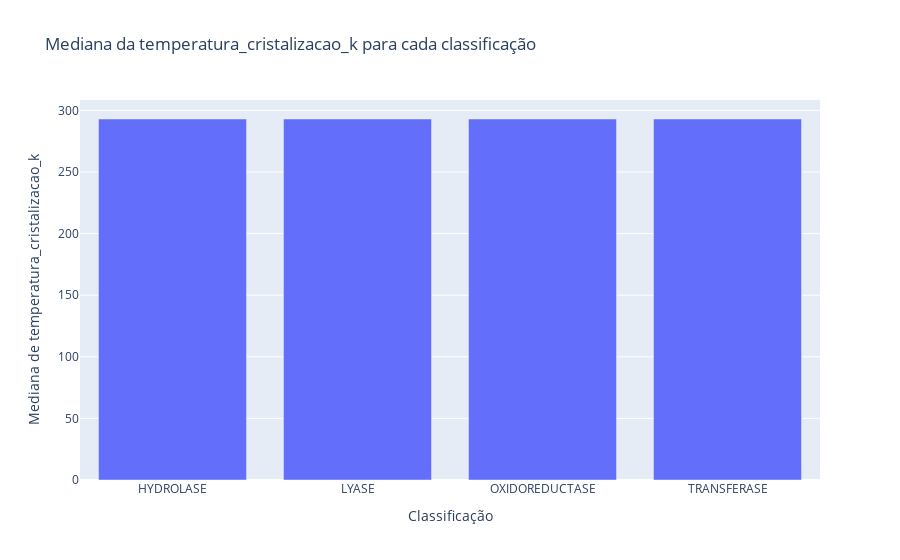
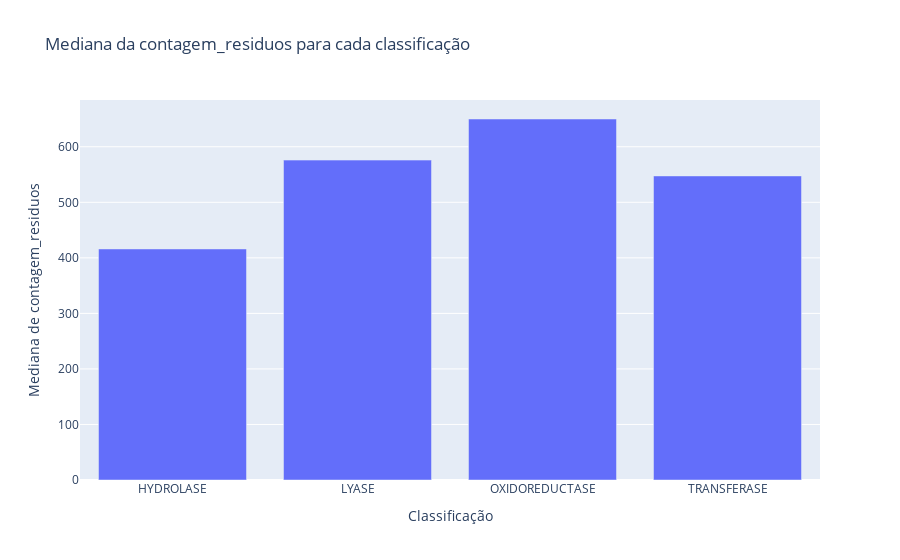
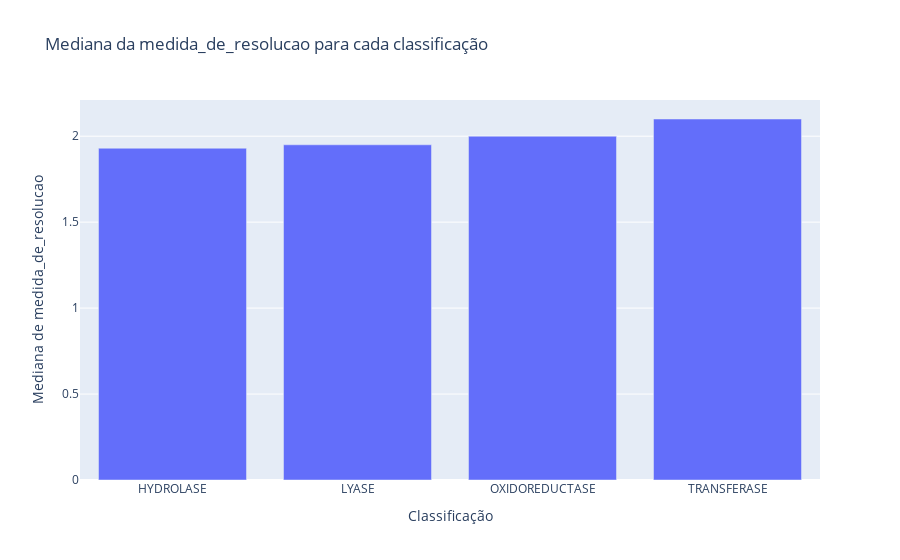
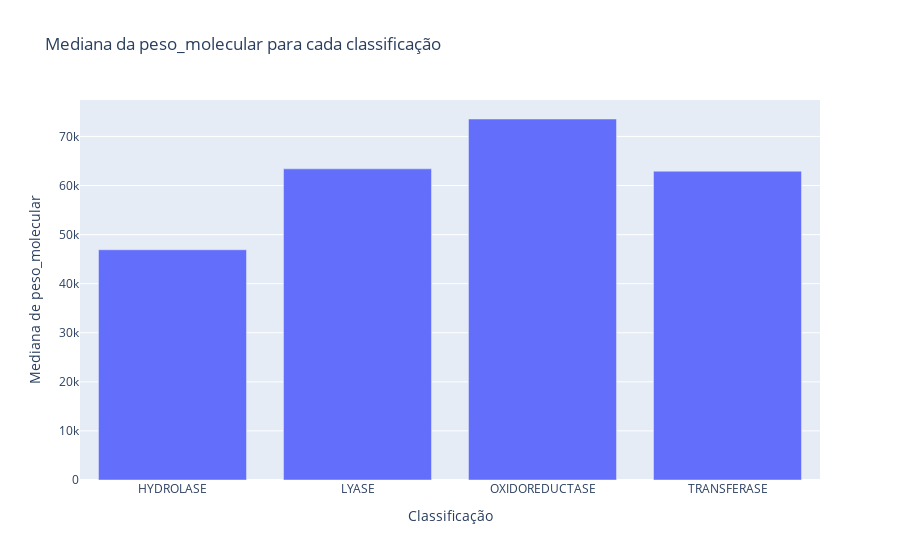

Notebook cell for these charts, in order:
### Code cell
agg_dict = {}
for col in df_filter.drop(columns=['y']).columns.to_list():
    agg_dict.update({col: 'median'})

df_agg = df_filter.groupby('y').agg(agg_dict).reset_index()

def agg_plot(df, x):
    fig = px.bar(df, x='y', y=x, 
                 title=f'Mediana da {x} para cada classificação',
                 labels={f'{x}': f'Mediana de {x}', 'y': 'Classificação'})
    fig.show()

for feature in df_agg.drop(columns=['y']).columns.to_list():
    agg_plot(df_agg, feature)

### Figure 1 — Plotly figure (JSON) as saved in the notebook; plotly's stock layout.template omitted (floating-point values rounded to 4 significant figures)
{"data": [{"alignmentgroup": "True", "hovertemplate": "Classificação=%{x}<br>Mediana de temperatura_cristalizacao_k=%{y}<extra></extra>", "legendgroup": "", "marker": {"color": "#636efa", "pattern": {"shape": ""}}, "name": "", "offsetgroup": "", "orientation": "v", "showlegend": false, "textposition": "auto", "type": "bar", "x": ["HYDROLASE", "LYASE", "OXIDOREDUCTASE", "TRANSFERASE"], "xaxis": "x", "y": [293, 293, 293, 293], "yaxis": "y"}], "layout": {"barmode": "relative", "legend": {"tracegroupgap": 0}, "title": {"text": "Mediana da temperatura_cristalizacao_k para cada classificação"}, "xaxis": {"anchor": "y", "domain": [0, 1], "title": {"text": "Classificação"}}, "yaxis": {"anchor": "x", "domain": [0, 1], "title": {"text": "Mediana de temperatura_cristalizacao_k"}}}}

### Figure 2 — Plotly figure (JSON) as saved in the notebook; plotly's stock layout.template omitted (floating-point values rounded to 4 significant figures)
{"data": [{"alignmentgroup": "True", "hovertemplate": "Classificação=%{x}<br>Mediana de contagem_residuos=%{y}<extra></extra>", "legendgroup": "", "marker": {"color": "#636efa", "pattern": {"shape": ""}}, "name": "", "offsetgroup": "", "orientation": "v", "showlegend": false, "textposition": "auto", "type": "bar", "x": ["HYDROLASE", "LYASE", "OXIDOREDUCTASE", "TRANSFERASE"], "xaxis": "x", "y": [416, 576, 650, 547.5], "yaxis": "y"}], "layout": {"barmode": "relative", "legend": {"tracegroupgap": 0}, "title": {"text": "Mediana da contagem_residuos para cada classificação"}, "xaxis": {"anchor": "y", "domain": [0, 1], "title": {"text": "Classificação"}}, "yaxis": {"anchor": "x", "domain": [0, 1], "title": {"text": "Mediana de contagem_residuos"}}}}

### Figure 3 — Plotly figure (JSON) as saved in the notebook; plotly's stock layout.template omitted (floating-point values rounded to 4 significant figures)
{"data": [{"alignmentgroup": "True", "hovertemplate": "Classificação=%{x}<br>Mediana de medida_de_resolucao=%{y}<extra></extra>", "legendgroup": "", "marker": {"color": "#636efa", "pattern": {"shape": ""}}, "name": "", "offsetgroup": "", "orientation": "v", "showlegend": false, "textposition": "auto", "type": "bar", "x": ["HYDROLASE", "LYASE", "OXIDOREDUCTASE", "TRANSFERASE"], "xaxis": "x", "y": [1.93, 1.95, 2, 2.1], "yaxis": "y"}], "layout": {"barmode": "relative", "legend": {"tracegroupgap": 0}, "title": {"text": "Mediana da medida_de_resolucao para cada classificação"}, "xaxis": {"anchor": "y", "domain": [0, 1], "title": {"text": "Classificação"}}, "yaxis": {"anchor": "x", "domain": [0, 1], "title": {"text": "Mediana de medida_de_resolucao"}}}}

### Figure 4 — Plotly figure (JSON) as saved in the notebook; plotly's stock layout.template omitted (floating-point values rounded to 4 significant figures)
{"data": [{"alignmentgroup": "True", "hovertemplate": "Classificação=%{x}<br>Mediana de peso_molecular=%{y}<extra></extra>", "legendgroup": "", "marker": {"color": "#636efa", "pattern": {"shape": ""}}, "name": "", "offsetgroup": "", "orientation": "v", "showlegend": false, "textposition": "auto", "type": "bar", "x": ["HYDROLASE", "LYASE", "OXIDOREDUCTASE", "TRANSFERASE"], "xaxis": "x", "y": [46920.0, 63400.0, 73560.0, 62930.0], "yaxis": "y"}], "layout": {"barmode": "relative", "legend": {"tracegroupgap": 0}, "title": {"text": "Mediana da peso_molecular para cada classificação"}, "xaxis": {"anchor": "y", "domain": [0, 1], "title": {"text": "Classificação"}}, "yaxis": {"anchor": "x", "domain": [0, 1], "title": {"text": "Mediana de peso_molecular"}}}}
